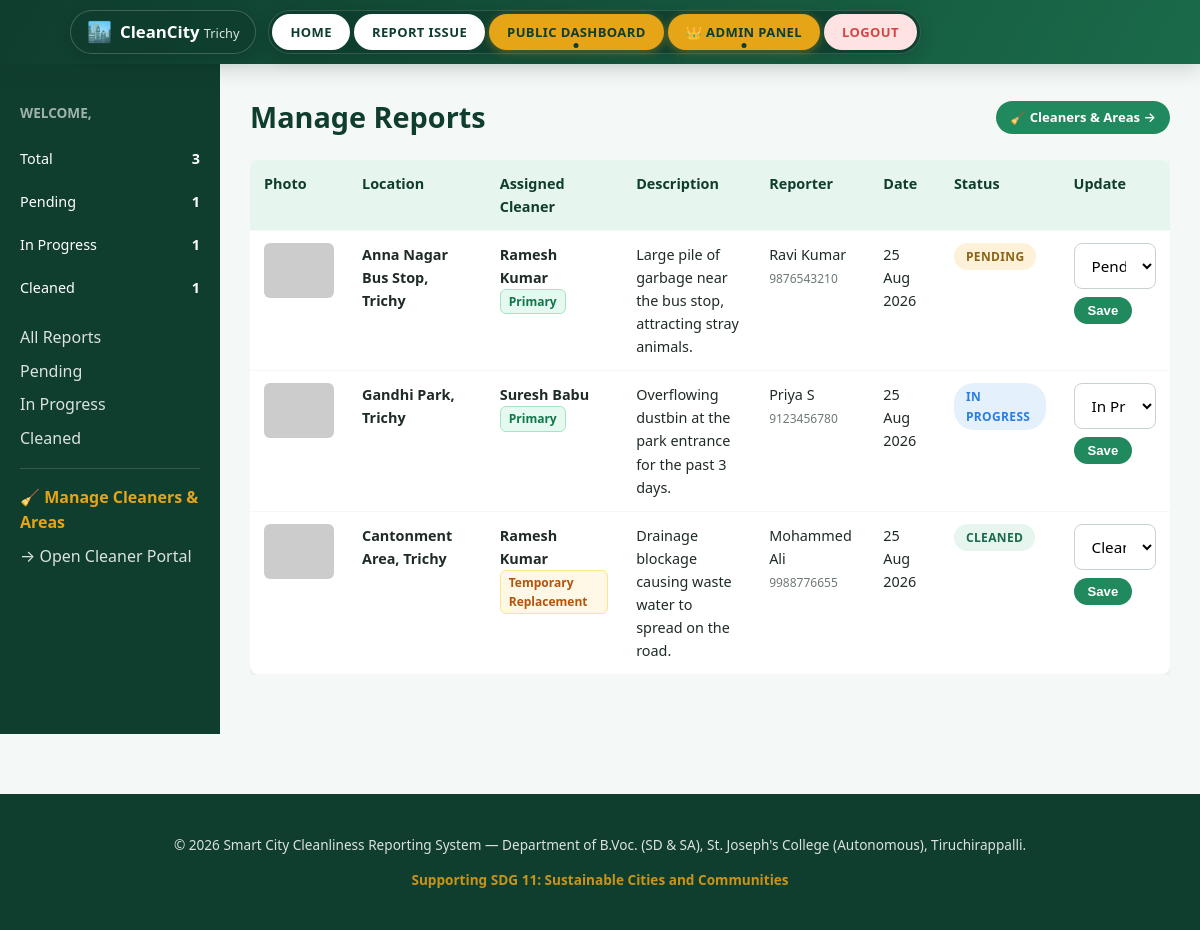
Screenshot of /admin/dashboard.php (signed in) with the database file from the repository.
### tables this page shows
CREATE TABLE IF NOT EXISTS reports (
    report_id INT AUTO_INCREMENT PRIMARY KEY,
    reporter_name VARCHAR(100) NOT NULL,
    reporter_contact VARCHAR(50),
    description TEXT NOT NULL,
    location_area VARCHAR(255) NOT NULL,
    latitude DECIMAL(10, 8) DEFAULT NULL,
    longitude DECIMAL(11, 8) DEFAULT NULL,
    photo_path VARCHAR(255) NOT NULL,
    status ENUM('Pending', 'In Progress', 'Cleaned') NOT NULL DEFAULT 'Pending',
    assigned_cleaner_id INT NULL DEFAULT NULL,
    assigned_cleaner_name VARCHAR(100) NULL DEFAULT NULL,
    assignment_type ENUM('Primary', 'Replacement', 'Unassigned') NOT NULL DEFAULT 'Unassigned',
    admin_remarks TEXT,
    submitted_at TIMESTAMP DEFAULT CURRENT_TIMESTAMP,
    updated_at TIMESTAMP DEFAULT CURRENT_TIMESTAMP ON UPDATE CURRENT_TIMESTAMP,
    FOREIGN KEY (assigned_cleaner_id) REFERENCES cleaners(cleaner_id) ON DELETE SET NULL
);

### admin/dashboard.php (the view, shortened to what this page needs)
<?php
require_once '../config/db.php';
$statusFilter = $_GET['status'] ?? '';
$sql = "SELECT * FROM reports WHERE 1=1";
$sql .= " ORDER BY submitted_at DESC";
$stmt = $conn->prepare($sql);
$stmt->execute();
$result = $stmt->get_result();
$total = $conn->query("SELECT COUNT(*) c FROM reports")->fetch_assoc()['c'];
$pending = $conn->query("SELECT COUNT(*) c FROM reports WHERE status='Pending'")->fetch_assoc()['c'];
$progress = $conn->query("SELECT COUNT(*) c FROM reports WHERE status='In Progress'")->fetch_assoc()['c'];
$cleaned = $conn->query("SELECT COUNT(*) c FROM reports WHERE status='Cleaned'")->fetch_assoc()['c'];
require_once '../includes/header.php';
?>
<div class="admin-shell">
    <aside class="admin-sidebar">
        <h3>Welcome, <?php echo htmlspecialchars($_SESSION['admin_name']); ?></h3>
        <div class="stat-mini"><span>Total</span><strong><?php echo $total; ?></strong></div>
        <div class="stat-mini"><span>Pending</span><strong><?php echo $pending; ?></strong></div>
        <div class="stat-mini"><span>In Progress</span><strong><?php echo $progress; ?></strong></div>
        <div class="stat-mini"><span>Cleaned</span><strong><?php echo $cleaned; ?></strong></div>
        <div style="padding:16px 20px;">
            <a href="?status=" style="color:#fff; opacity:0.85; display:block; margin-bottom:8px;">All Reports</a>
            <a href="?status=Pending" style="color:#fff; opacity:0.85; display:block; margin-bottom:8px;">Pending</a>
            <a href="?status=In+Progress" style="color:#fff; opacity:0.85; display:block; margin-bottom:8px;">In Progress</a>
            <a href="?status=Cleaned" style="color:#fff; opacity:0.85; display:block;">Cleaned</a>
            <hr style="border:0; border-top:1px solid rgba(255,255,255,0.15); margin:16px 0;">
            <a href="cleaners.php" style="color:var(--amber-500); font-weight:700; display:block; margin-bottom:8px;">🧹 Manage Cleaners &amp; Areas</a>
            <a href="../cleaner.php" style="color:#fff; opacity:0.85; display:block;">&rarr; Open Cleaner Portal</a>
        </div>
    </aside>
    <div class="admin-content">
        <div style="display:flex; justify-content:space-between; align-items:center; margin-bottom:20px; flex-wrap:wrap; gap:10px;">
            <h2 class="section-title" style="text-align:left; margin:0;">
                Manage Reports <?php echo $statusFilter ? ' — ' . htmlspecialchars($statusFilter) : ''; ?>
            </h2>
            <a href="cleaners.php" class="btn btn-secondary btn-small">🧹 Cleaners &amp; Areas &rarr;</a>
        </div>
        <?php if ($result->num_rows === 0): ?>
            <div class="empty-state">
                <div class="icon">🧹</div>
                <p>No reports in this category.</p>
            </div>
        <?php else: ?>
        <div style="overflow-x:auto;">
        <table class="admin-table">
            <thead>
                <tr>
                    <th>Photo</th>
                    <th>Location</th>
                    <th>Assigned Cleaner</th>
                    <th class="desc-cell">Description</th>
                    <th>Reporter</th>
                    <th>Date</th>
                    <th>Status</th>
                    <th>Update</th>
                </tr>
            </thead>
            <tbody>
                <?php while ($row = $result->fetch_assoc()):
                    $badgeClass = 'badge-' . str_replace(' ', '-', $row['status']);
                ?>
                <tr>
                    <td><img class="thumb" src="../<?php echo htmlspecialchars($row['photo_path']); ?>" alt="report photo"
                             onerror="this.src='https://via.placeholder.com/70x55/e6f5ee/1a6b4a?text=No+Img'"></td>
                    <td><strong><?php echo htmlspecialchars($row['location_area']); ?></strong></td>
                    <td>
                        <strong><?php echo htmlspecialchars($row['assigned_cleaner_name'] ?: 'Unassigned'); ?></strong><br>
                        <?php if ($row['assignment_type'] === 'Primary'): ?>
                            <span class="assignment-badge-primary">Primary</span>
                        <?php elseif ($row['assignment_type'] === 'Replacement'): ?>
                            <span class="assignment-badge-replacement">Temporary Replacement</span>
                        <?php else: ?>
                            <span style="font-size:11px; color:#9ca3af;">Unassigned</span>
                        <?php endif; ?>
                    </td>
                    <td class="desc-cell"><?php echo htmlspecialchars(mb_strimwidth($row['description'], 0, 90, '...')); ?></td>
                    <td><?php echo htmlspecialchars($row['reporter_name']); ?><br>
                        <small style="color:var(--gray-500);"><?php echo htmlspecialchars($row['reporter_contact']); ?></small></td>
                    <td><?php echo date('d M Y', strtotime($row['submitted_at'])); ?></td>
                    <td><span class="badge <?php echo $badgeClass; ?>"><?php echo htmlspecialchars($row['status']); ?></span></td>
                    <td>
                        <form class="status-form" action="update_status.php" method="POST">
                            <select name="status">
                                <option value="Pending" <?php echo $row['status'] === 'Pending' ? 'selected' : ''; ?>>Pending</option>
                                <option value="In Progress" <?php echo $row['status'] === 'In Progress' ? 'selected' : ''; ?>>In Progress</option>
                                <option value="Cleaned" <?php echo $row['status'] === 'Cleaned' ? 'selected' : ''; ?>>Cleaned</option>
                            </select>
                            <button type="submit" class="btn btn-secondary btn-small">Save</button>
                        </form>
                    </td>
                </tr>
                <?php endwhile; ?>
            </tbody>
        </table>
        </div>
        <?php endif; ?>
    </div>
</div>
<?php require_once '../includes/footer.php'; ?>

### assets/css/style.css (style rules this page uses)
:root { --green-900: #0f3d2e; --green-700: #1a6b4a; --green-600: #21895e; --green-500: #2ba86f; --green-100: #e6f5ee; --amber-500: #e6a417; --amber-100: #fdf1d9; --blue-500: #2a7de1; --blue-100: #e5f0fd; --red-500: #d64545; --gray-900: #1f2b28; --gray-700: #445048; --gray-500: #6d7973; --gray-300: #c9d3ce; --gray-100: #f4f8f6; --white: #ffffff; --radius: 10px; --shadow: 0 2px 10px rgba(15, 61, 46, 0.08); --shadow-lg: 0 8px 30px rgba(15, 61, 46, 0.14); }
* { box-sizing: border-box; }
body { margin: 0; font-family: 'Segoe UI', Roboto, -apple-system, sans-serif; color: var(--gray-900); background: var(--gray-100); line-height: 1.6; }
a { color: var(--green-700); text-decoration: none; }
.btn { display: inline-block; padding: 12px 26px; border-radius: 30px; font-weight: 600; font-size: 0.95rem; cursor: pointer; border: none; transition: transform 0.15s ease, box-shadow 0.15s ease; }
.btn-small { padding: 6px 14px; font-size: 0.82rem; border-radius: 20px; }
.btn-secondary { background: var(--green-600); color: var(--white); }
.section-title { text-align: center; font-size: 1.8rem; margin-bottom: 8px; color: var(--green-900); }
input[type=text], input[type=tel], input[type=email], input[type=number], input[type=password], input[type=file], textarea, select { width: 100%; padding: 11px 13px; border: 1px solid var(--gray-300); border-radius: 8px; font-size: 0.95rem; font-family: inherit; background: var(--white); }
.badge { display: inline-block; padding: 4px 12px; border-radius: 20px; font-size: 0.75rem; font-weight: 700; text-transform: uppercase; letter-spacing: 0.03em; }
.badge-Pending { background: var(--amber-100); color: #8a6416; }
.badge-InProgress, .badge-In-Progress { background: var(--blue-100); color: var(--blue-500); }
.badge-Cleaned { background: var(--green-100); color: var(--green-700); }
.admin-shell { display: flex; min-height: calc(100vh - 130px); }
.admin-sidebar { width: 220px; background: var(--green-900); color: var(--white); padding: 24px 0; flex-shrink: 0; }
.admin-sidebar h3 { padding: 0 20px; font-size: 0.85rem; text-transform: uppercase; opacity: 0.6; }
.admin-sidebar .stat-mini { padding: 10px 20px; display: flex; justify-content: space-between; font-size: 0.9rem; }
.admin-content { flex: 1; padding: 30px; }
table.admin-table { width: 100%; border-collapse: collapse; background: var(--white); border-radius: var(--radius); overflow: hidden; box-shadow: var(--shadow); }
table.admin-table th, table.admin-table td { padding: 12px 14px; text-align: left; border-bottom: 1px solid var(--gray-100); font-size: 0.9rem; vertical-align: top; }
table.admin-table th { background: var(--green-100); color: var(--green-900); }
table.admin-table img.thumb { width: 70px; height: 55px; object-fit: cover; border-radius: 6px; }
table.admin-table .desc-cell { max-width: 240px; }
.status-form { display: flex; gap: 8px; align-items: center; flex-wrap: wrap; }
.assignment-badge-primary { background: #e6f9f0; color: #0f764a; border: 1px solid #a3e6c5; padding: 2px 8px; border-radius: 6px; font-size: 0.75rem; font-weight: 700; display: inline-block; }
.assignment-badge-replacement { background: #fff8e6; color: #b45309; border: 1px solid #fde68a; padding: 2px 8px; border-radius: 6px; font-size: 0.75rem; font-weight: 700; display: inline-block; }

### rows the page displays
reports: location_area "Anna Nagar Bus Stop, Trichy", assigned_cleaner_name "Ramesh Kumar", assignment_type "Primary", description "Large pile of garbage near the bus stop, attracting stray animals.", reporter_name "Ravi Kumar", reporter_contact "9876543210", submitted_at "25 Aug 2026", status "PENDING", status "Pending"
reports: location_area "Gandhi Park, Trichy", assigned_cleaner_name "Suresh Babu", assignment_type "Primary", description "Overflowing dustbin at the park entrance for the past 3 days.", reporter_name "Priya S", reporter_contact "9123456780", submitted_at "25 Aug 2026", status "IN PROGRESS", status "In Progress"
reports: location_area "Cantonment Area, Trichy", assigned_cleaner_name "Ramesh Kumar", assignment_type "Temporary Replacement", description "Drainage blockage causing waste water to spread on the road.", reporter_name "Mohammed Ali", reporter_contact "9988776655", submitted_at "25 Aug 2026", status "CLEANED", status "Cleaned"

### other values shown
$total "3"
$pending "1"
$progress "1"
$cleaned "1"
